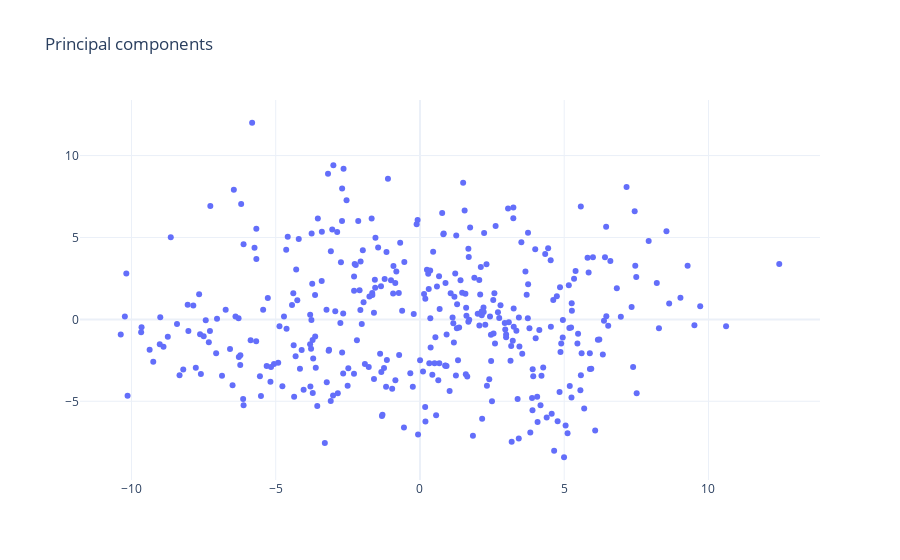

Notebook source saved alongside this figure:
### Code cell
import plotly.offline as py
import plotly.graph_objs as go
import plotly

plotly.offline.init_notebook_mode(connected=True)

trace0 = go.Scatter(
    x=np.round(pca_covar[:, 0], 3),
    y=np.round(pca_covar[:, 1], 3),
    mode='markers',
#    marker=dict(color=colour),
    text=names,
)

plotly_data = [trace0]

fig = go.Figure(layout={'title': 'Principal components',
                        'template': 'plotly_white'},
                data=plotly_data)

#py.plot(fig, filename = 'basic-line')
py.iplot(fig, filename = 'bird_plot.html')

### Figure 1 — Plotly figure (JSON) as saved in the notebook; plotly's stock layout.template omitted (floating-point values rounded to 4 significant figures; data arrays with more than 128 entries replaced by an {"elided": "..."} marker saying what was removed)
{"data": [{"mode": "markers", "text": {"elided": "371 str values"}, "type": "scatter", "x": {"elided": "371 float values"}, "y": {"elided": "371 float values"}}], "layout": {"title": {"text": "Principal components"}}}
